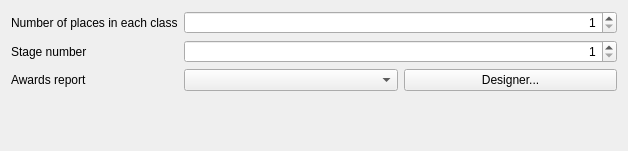
<?xml version="1.0" encoding="UTF-8"?>
<ui version="4.0">
 <class>PrintAwardsOptionsDialogWidget</class>
 <widget class="QWidget" name="PrintAwardsOptionsDialogWidget">
  <property name="geometry">
   <rect>
    <x>0</x>
    <y>0</y>
    <width>628</width>
    <height>151</height>
   </rect>
  </property>
  <property name="windowTitle">
   <string>Dialog</string>
  </property>
  <layout class="QFormLayout" name="formLayout">
   <item row="0" column="0">
    <widget class="QLabel" name="label">
     <property name="text">
      <string>Number of places in each class</string>
     </property>
    </widget>
   </item>
   <item row="0" column="1">
    <widget class="QSpinBox" name="edNumPlaces">
     <property name="alignment">
      <set>Qt::AlignRight|Qt::AlignTrailing|Qt::AlignVCenter</set>
     </property>
     <property name="minimum">
      <number>1</number>
     </property>
     <property name="maximum">
      <number>55</number>
     </property>
    </widget>
   </item>
   <item row="1" column="0">
    <widget class="QLabel" name="label_3">
     <property name="text">
      <string>Stage number</string>
     </property>
    </widget>
   </item>
   <item row="1" column="1">
    <widget class="QSpinBox" name="edStageNumber">
     <property name="alignment">
      <set>Qt::AlignRight|Qt::AlignTrailing|Qt::AlignVCenter</set>
     </property>
     <property name="minimum">
      <number>1</number>
     </property>
     <property name="maximum">
      <number>55</number>
     </property>
    </widget>
   </item>
   <item row="2" column="0">
    <widget class="QLabel" name="label_2">
     <property name="text">
      <string>Awards report</string>
     </property>
    </widget>
   </item>
   <item row="2" column="1">
    <layout class="QHBoxLayout">
     <item>
      <widget class="QComboBox" name="edReportPath"/>
     </item>
     <item>
      <widget class="QPushButton" name="btnDesigner">
       <property name="text">
        <string>Designer...</string>
       </property>
      </widget>
     </item>
    </layout>
   </item>
  </layout>
 </widget>
 <tabstops>
  <tabstop>edNumPlaces</tabstop>
  <tabstop>edStageNumber</tabstop>
  <tabstop>edReportPath</tabstop>
  <tabstop>btnDesigner</tabstop>
 </tabstops>
 <resources/>
 <connections/>
</ui>
